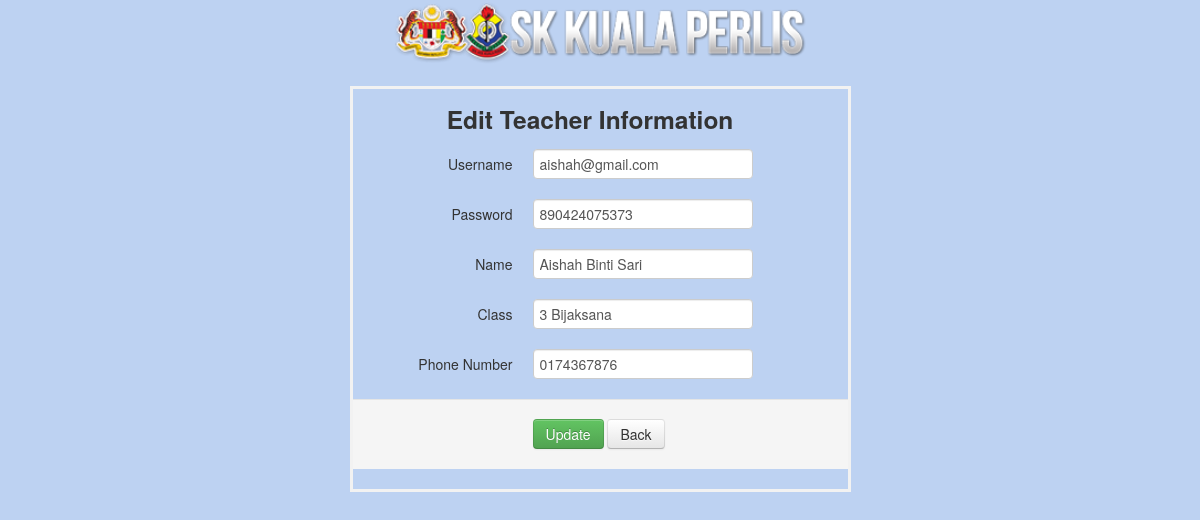
/teacherdataeditpage.php?id=3, run on the app's committed database.
### tables this page shows
CREATE TABLE `teacher` (
  `id` int(50) NOT NULL,
  `username` varchar(50) NOT NULL,
  `password` varchar(500) NOT NULL,
  `name` varchar(50) NOT NULL,
  `class` varchar(50) NOT NULL,
  `phone` varchar(50) NOT NULL
);

### teacherdataeditpage.php (the view, shortened to what this page needs)
<?php
    $id = null;
    if ( !empty($_GET['id'])) {
        $id = $_REQUEST['id'];
    }
    $pdo = Database::connect();
	$pdo->setAttribute(PDO::ATTR_ERRMODE, PDO::ERRMODE_EXCEPTION);
	$sql = "SELECT * FROM teacher where id = ?";
	$q = $pdo->prepare($sql);
	$q->execute(array($id));
	$data = $q->fetch(PDO::FETCH_ASSOC);
?>
<!DOCTYPE html>
<html lang="en">
<html>
	<head>
		<link href="css/bootstrap.min.css" rel="stylesheet">
	</head>
	<body>
		<center><img src="head-logo.png" alt="" style="width:35%;"></center>
		<br>
		<div class="container">
			<div class="center" style="margin: 0 auto; width:495px; border-style: solid; border-color: #f2f2f2;">
				<div class="row">
					<h3 align="center">Edit Teacher Information</h3>
				</div>
				<form class="form-horizontal" action="teacherdataedittb.php?id=<?php echo $id?>" method="post">
					<div class="control-group">
						<label class="control-label">Username</label>
						<div class="controls">
							<input name="username" type="text"  placeholder="" value="<?php echo $data['username'];?>" required>
						</div>
					</div>
					<div class="control-group">
						<label class="control-label">Password</label>
						<div class="controls">
							<input name="password" type="text"  placeholder="" value="<?php echo $data['password'];?>" required>
						</div>
					</div>
					<div class="control-group">
						<label class="control-label">Name</label>
						<div class="controls">
							<input name="name" type="text" placeholder="" value="<?php echo $data['name'];?>" required>
						</div>
					</div>
					<div class="control-group">
						<label class="control-label">Class</label>
						<div class="controls">
							<input name="class" type="text"  placeholder="" value="<?php echo $data['class'];?>" required>
						</div>
					</div>
					<div class="control-group">
						<label class="control-label">Phone Number</label>
						<div class="controls">
							<input name="phone" type="text"  placeholder="" value="<?php echo $data['phone'];?>" required>
						</div>
					</div>
					<div class="form-actions">
						<button type="submit" class="btn btn-success">Update</button>
						<a class="btn" href="teacherdata.php">Back</a>
					</div>
				</form>
			</div>
		</div>
	</body>
</html>

### teacherdataeditpage.php (style rules this page uses)
html { font-family: Arial; display: inline-block; margin: 0px auto; }
body { background-color:#bdd2f2; }

### data on the page
teacher: username "aishah@gmail.com", password "890424075373", name "Aishah Binti Sari", class "3 Bijaksana", phone "0174367876"
